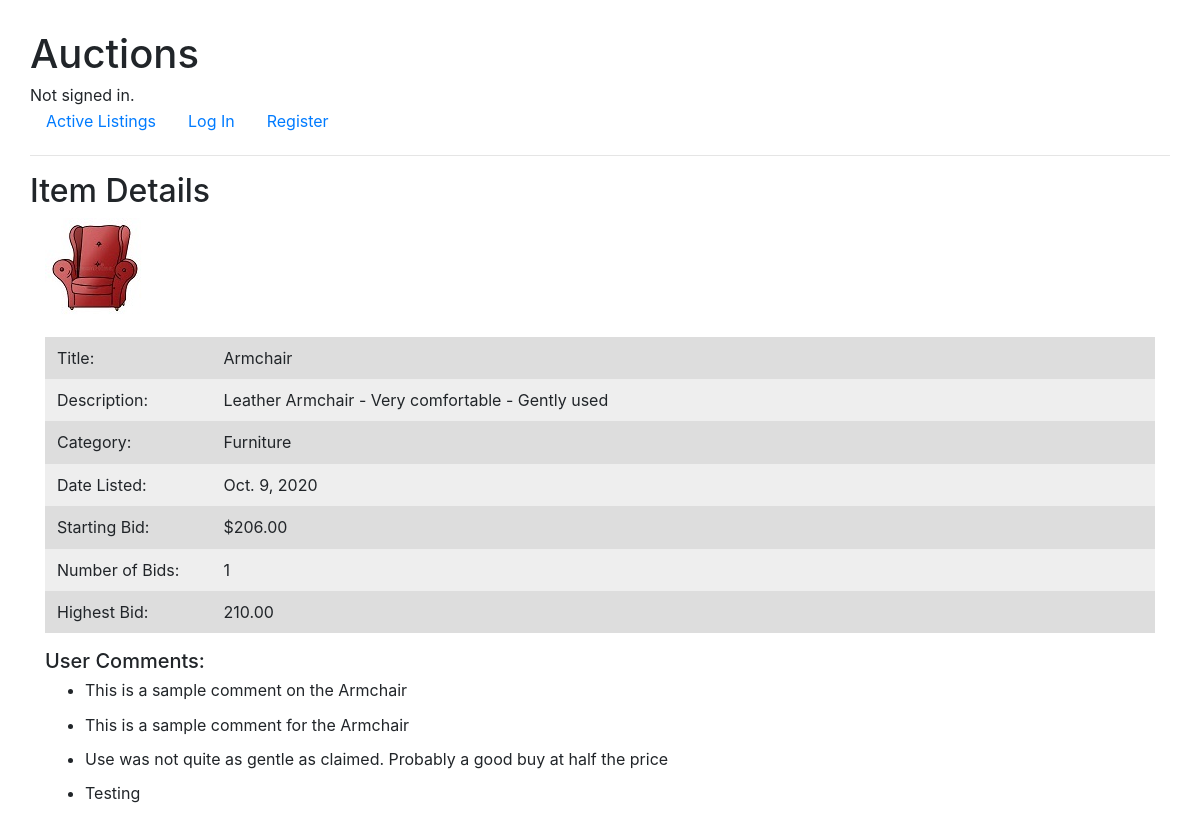
Page /2/ on the committed database.
### auctions/models.py (models this page shows, shortened)
class Listing(models.Model):
    title = models.CharField(max_length=32)
    description = models.CharField(max_length=256)
    starting_bid = models.DecimalField(max_digits=7, decimal_places=2)
    category = models.CharField(max_length=32)
    date_listed = models.DateField(auto_now_add=True)
    active = models.BooleanField(default=True)
    user_id = models.ForeignKey(User, on_delete=models.CASCADE, related_name="sellers")
    image = models.URLField(max_length=256, blank=True)
    bid_count = models.IntegerField(default=0)
    max_bid = models.DecimalField(max_digits=7, decimal_places=2, default=0.00)

class Comment(models.Model):
    user_id = models.ForeignKey(User, on_delete=models.CASCADE)
    title_id = models.ForeignKey(Listing, on_delete=models.CASCADE)
    posting_date = models.DateField(auto_now_add=True)
    text = models.CharField(max_length=256)

### auctions/views.py (the view)
# urls.py: path('<pk>/', views.ListingDetailView.as_view(), name="detail"),
class ListingDetailView(DetailView):
    model = Listing
    context_object_name = "listing"
    def get_context_data(self, **kwargs):
        context = super(ListingDetailView, self).get_context_data(**kwargs)
        context['comments'] = util.get_comments(self.kwargs['pk'])
        return context

### auctions/util.py (called while the page is built)
def get_comments(id):
    comments = Comment.objects.filter(title_id=id)
    return comments

### auctions/templates/auctions/listing_detail.html (shortened to what this page needs)
{% extends "auctions/layout.html" %}
{% block body %}
    <h2>Item Details</h2>
    {% if listing  and listing.active == True %}
        <div class="container">
            <div class="images">
                <img src="{{ listing.image }}" alt="image">
            </div>
            <br>
            <table class="table table-borderless">
                <col style="width:15%">
                <col style="width:85%">
                <tr>
                    <td>Title:</td>
                    <td class="text-left">{{ listing.title }}</td>
                </tr>
                <tr>
                    <td>Description:</td>
                    <td class="text-left">{{ listing.description }}</td>
                </tr>
                <tr>
                    <td>Category:</td>
                    <td class="text-left">{{ listing.category }}</td>
                </tr>
                <tr>
                    <td>Date Listed:</td>
                    <td class="text-left">{{ listing.date_listed }}</td>
                </tr>
                <tr>
                    <td>Starting Bid:</td>
                    <td class="text-left">${{ listing.starting_bid }}</td>
                </tr>
                <tr>
                    <td>Number of Bids:</td>
                    <td>{{ listing.bid_count }}</td>
                </tr>
                <tr>
                    <td>Highest Bid:</td>
                    <td>
                        {% if listing.max_bid == None %}
                            Not Applicable
                        {% else %}
                            {{ listing.max_bid }}
                        {% endif %}
                    </td>
                </tr>
            </table>
            <h5>User Comments:</h5>
            {% if comments %}
                {% for comment in comments %}
                    <ul>
                        <li>{{ comment.text }}</li>
                    </ul>
                {% endfor %}
            {% endif %}
        </div>
    {% else %}
        <strong>Item details not found OR the Listing is not active</strong>
    {% endif %}
{% endblock %}

### auctions/static/auctions/styles.css (style rules this page uses)
html { font-family: Arial, sans-serif; margin: 20px; padding: 10px; font-size: 16px; }
body { line-height: 1.15; }
table { width: 75%; border-collapse: collapse; padding: 5px; }
th, td { padding: 2px; text-align: left; }
tr:nth-child(even) { background: #eee; }
tr:nth-child(odd) { background: #ddd; }
.images { display: flex; flex-wrap: wrap; }

### rows in the picture
Listing: image (picture), title "Armchair", description "Leather Armchair - Very comfortable - Gently used", category "Furniture", date_listed "Oct. 9, 2020", starting_bid "206.00", bid_count "1", max_bid "210.00"
Comment: text "This is a sample comment on the Armchair"
Comment: text "This is a sample comment for the Armchair"
Comment: text "Use was not quite as gentle as claimed. Probably a good buy at half the price"
Comment: text "Testing"
